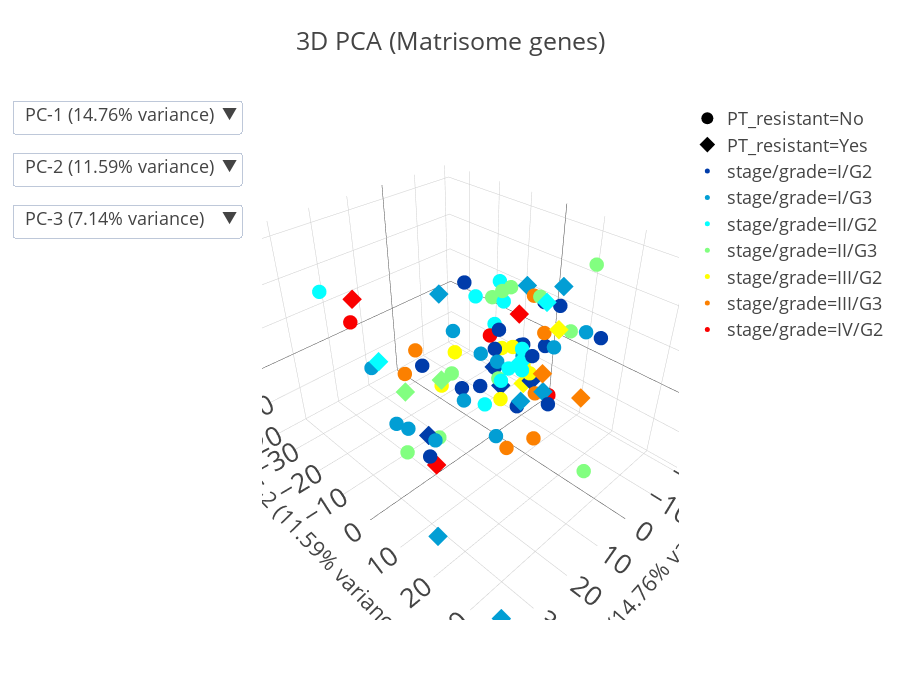

Notebook source saved alongside this figure:
### Code cell
pca_fig = projection.interactive_scatterplot(
    pca_expr,
    "stage/grade",
    "PT_resistant",
    n_components,
    title="3D PCA (Matrisome genes)",
    explained_variance=explained_variance,
)
pca_fig.write_html(FIGURES_DIR / f"pca_matrisome_{COHORT}.html")
